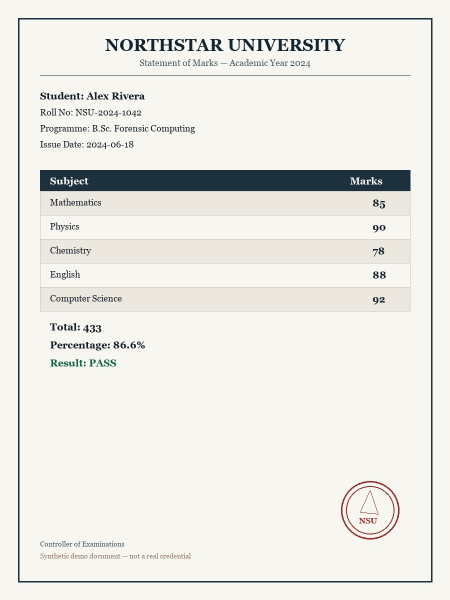
#> input picture samples/genuine_marksheet.jpg, 900 x 1200 px (shown at 1/2 size)
$ python -i ela.py   (imports and definitions only)   (older library calls are emulated)
#> lines starting #> are read from the running program, lines starting #| are printed output that depends on the picture; after the words box and inside, x2 and y2 are one past the last pixel; in counts of white or black regions, pixels touching at a corner belong together
### src/certificate_doctor/heatmap.py
from __future__ import annotations

from pathlib import Path

import cv2
import numpy as np

from certificate_doctor.models import Region


def ela_maps(bgr: np.ndarray, quality: int = 90, scale: float = 15.0) -> tuple[np.ndarray, np.ndarray]:
    """Return (gray_diff amplified uint8, color heatmap BGR)."""
    ok, enc = cv2.imencode(".jpg", bgr, [int(cv2.IMWRITE_JPEG_QUALITY), int(quality)])
    if not ok:
        raise RuntimeError("ELA encode failed")
    recompressed = cv2.imdecode(enc, cv2.IMREAD_COLOR)
    if recompressed is None:
        raise RuntimeError("ELA decode failed")
    if recompressed.shape[:2] != bgr.shape[:2]:
        recompressed = cv2.resize(recompressed, (bgr.shape[1], bgr.shape[0]))

    diff = cv2.absdiff(bgr, recompressed).astype(np.float32)
    gray = cv2.cvtColor(diff, cv2.COLOR_BGR2GRAY)
    amp = np.clip(gray * scale, 0, 255).astype(np.uint8)
    heat = cv2.applyColorMap(amp, cv2.COLORMAP_INFERNO)
    return amp, heat


# [61 lines left out: functions overlay_heatmap, draw_regions, save_artifacts, not called in this run]

### src/certificate_doctor/checks/ela.py
from __future__ import annotations

import cv2
import numpy as np

from certificate_doctor.heatmap import ela_maps
from certificate_doctor.models import WEIGHTS, CheckResult, Issue, Region


def check_ela(bgr: np.ndarray, *, quality: int = 90) -> tuple[CheckResult, np.ndarray, np.ndarray]:
    """Error Level Analysis — edited regions light up after re-save/compare."""
    weight = WEIGHTS["ela"]
    gray, heat = ela_maps(bgr, quality=quality, scale=18.0)
    gray_lo, _ = ela_maps(bgr, quality=75, scale=18.0)

    blur = cv2.GaussianBlur(gray, (5, 5), 0).astype(np.float32)
    blur_lo = cv2.GaussianBlur(gray_lo, (5, 5), 0).astype(np.float32)

    src_gray = cv2.cvtColor(bgr, cv2.COLOR_BGR2GRAY)
    sobelx = cv2.Sobel(src_gray, cv2.CV_32F, 1, 0, ksize=3)
    sobely = cv2.Sobel(src_gray, cv2.CV_32F, 0, 1, ksize=3)
    edge_mag = cv2.magnitude(sobelx, sobely)
    edge_n = np.clip(edge_mag / (float(np.percentile(edge_mag, 99)) + 1e-6), 0, 1)

    anom = cv2.GaussianBlur(blur * (1.0 - 0.85 * edge_n), (5, 5), 0)
    anom_lo = cv2.GaussianBlur(blur_lo * (1.0 - 0.75 * edge_n), (5, 5), 0)
    diff = np.clip(anom_lo - anom * 1.1, 0, 255)

    mean_v = float(np.mean(anom))
    p90 = float(np.percentile(anom, 90))
    p95 = float(np.percentile(anom, 95))
    p99 = float(np.percentile(anom, 99))
    p999 = float(np.percentile(anom, 99.9))
    tail = p99 - p90

    def _regions_from(map_img: np.ndarray, threshold: float) -> tuple[list[Region], float]:
        mask = (map_img >= threshold).astype(np.uint8) * 255
        kernel = cv2.getStructuringElement(cv2.MORPH_ELLIPSE, (5, 5))
        mask = cv2.morphologyEx(mask, cv2.MORPH_OPEN, kernel)
        mask = cv2.morphologyEx(mask, cv2.MORPH_CLOSE, kernel)
        contours, _ = cv2.findContours(mask, cv2.RETR_EXTERNAL, cv2.CHAIN_APPROX_SIMPLE)
        regs: list[Region] = []
        area_sum = 0
        area_total = bgr.shape[0] * bgr.shape[1]
        for cnt in contours:
            x, y, w, h = cv2.boundingRect(cnt)
            area = w * h
            if area < max(280, area_total * 0.0008) or area > area_total * 0.22:
                continue
            strength = float(np.mean(map_img[y : y + h, x : x + w]))
            if strength < threshold:
                continue
            area_sum += area
            regs.append(Region(x=x, y=y, w=w, h=h, label=f"ELA {strength:.0f}", score=strength))
        regs = sorted(regs, key=lambda r: -r.score)[:8]
        return regs, area_sum / max(1, area_total)

    thr = max(p95 + 8.0, mean_v + 4.0 * float(np.std(anom)), 32.0)
    thr_diff = max(
        float(np.percentile(diff, 98)),
        float(np.mean(diff)) + 5.0 * float(np.std(diff)),
        20.0,
    )

    regions, hotspot_frac = _regions_from(anom, thr)
    regions_d, frac_d = _regions_from(diff, thr_diff)
    used_diff = False
    if frac_d >= hotspot_frac and frac_d > 0.0015:
        regions, hotspot_frac = regions_d, frac_d
        used_diff = True

    score = 100.0
    issues: list[Issue] = []

    if hotspot_frac > 0.002 and regions:
        drop = min(80, 28 + hotspot_frac * 1700 + len(regions) * 6)
        score -= drop
        issues.append(
            Issue(
                check="ela",
                severity="high" if hotspot_frac > 0.008 or len(regions) >= 2 else "medium",
                title="Localized ELA anomalies",
                detail=(
                    f"Found {len(regions)} suspicious region(s) covering "
                    f"{hotspot_frac * 100:.2f}% of the page after JPEG re-encode"
                    f"{' (multi-quality differential)' if used_diff else ''}."
                ),
                evidence=f"regions={len(regions)}, frac={hotspot_frac:.4f}, tail={tail:.1f}",
                impact=drop * weight / 100,
            )
        )
    elif tail > 50:
        drop = min(30, (tail - 50) * 1.3)
        score -= drop
        issues.append(
            Issue(
                check="ela",
                severity="medium",
                title="ELA residual long-tail",
                detail=(
                    f"Residual tail (p99−p90={tail:.0f}) is elevated — "
                    "possible local re-encoding. Heavy compression can also cause this."
                ),
                evidence=f"tail={tail:.1f}, p99={p99:.1f}, p90={p90:.1f}",
                impact=drop * weight / 100,
            )
        )

    score = float(np.clip(score, 0, 100))
    if score >= 85:
        summary = "ELA residuals look consistent with a single compression pass."
    elif score >= 55:
        summary = "Some ELA hotspots — review highlighted regions."
    else:
        summary = "Strong ELA anomalies — likely local re-encoding / edit."

    result = CheckResult(
        name="ela",
        weight=weight,
        score=score,
        weighted_score=score * weight / 100,
        summary=summary,
        issues=issues,
        regions=regions,
        meta={
            "mean": round(mean_v, 2),
            "p90": round(p90, 2),
            "p95": round(p95, 2),
            "p99": round(p99, 2),
            "p999": round(p999, 2),
            "tail": round(tail, 2),
            "hotspot_frac": round(hotspot_frac, 5),
            "used_diff": used_diff,
            "quality": quality,
        },
    )
    return result, gray, heat

>>> import cv2
>>> picture = cv2.imread('../../../samples/genuine_marksheet.jpg')
#> picture is the input picture: shape (1200, 900, 3); mean B, G, R 228.8, 233.4, 233.8
>>> result = check_ela(picture)
#> call 2 of ela_maps, with quality = 75, scale = 18
#> in ela_maps (call 2), `heat = cv2.applyColorMap(amp, cv2.COLORMAP_INFERNO)`:
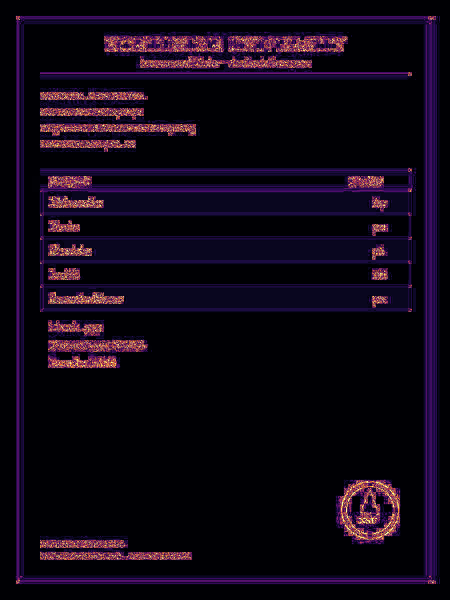
#> heat: shape (1200, 900, 3) (shown at 1/2 size); mean B, G, R 21.5, 7.1, 16.1
#> in check_ela, `sobely = cv2.Sobel(src_gray, cv2.CV_32F, 0, 1, ksize=3)`:
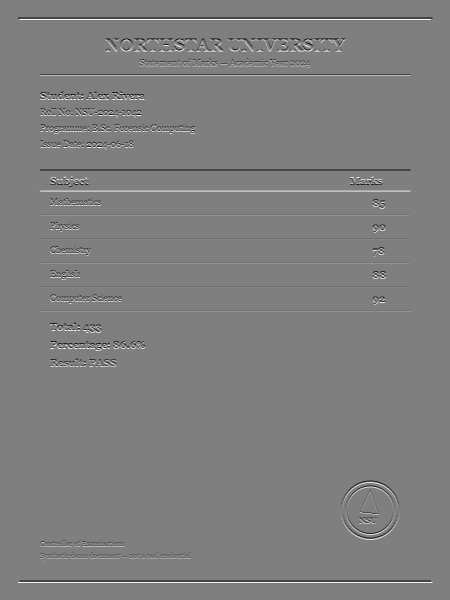
#> sobely: shape (1200, 900) float32 (shown at 1/2 size); min -884, max 887, mean 0; drawn with min black and max white
#> in check_ela, `edge_mag = cv2.magnitude(sobelx, sobely)`:
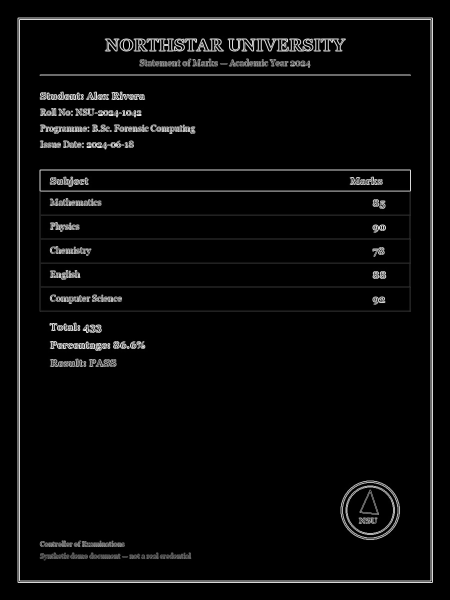
#> edge_mag: shape (1200, 900) float32 (shown at 1/2 size); min 0, max 951.2, mean 36.9; drawn with min black and max white
#> in check_ela, `diff = np.clip(anom_lo - anom * 1.1, 0, 255)`:
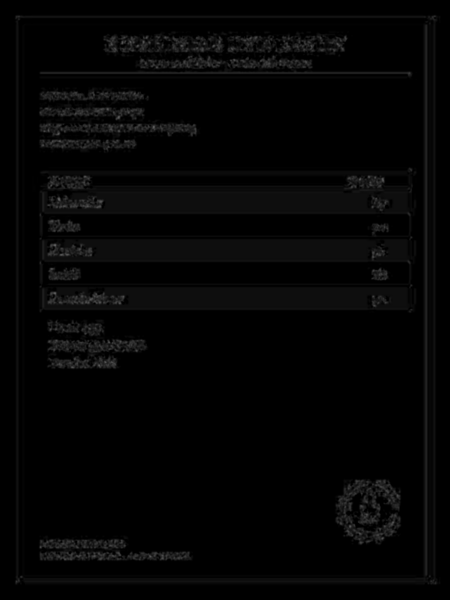
#> diff: shape (1200, 900) float32 (shown at 1/2 size); min 0, max 105.3, mean 4.7
#> in check_ela, `mean_v = float(np.mean(anom))`: mean_v = 6.2
#> in check_ela, `p90 = float(np.percentile(anom, 90))`: p90 = 21.44
#> in check_ela, `p95 = float(np.percentile(anom, 95))`: p95 = 35.17
#> in check_ela, `p99 = float(np.percentile(anom, 99))`: p99 = 60.12
#> in check_ela, `p999 = float(np.percentile(anom, 99.9))`: p999 = 78.07
#> in check_ela, `tail = p99 - p90`: tail = 38.68
#> in check_ela, `thr = max(p95 + 8.0, mean_v + 4.0 * float(np.std(anom)), 32.0)`: thr = 57.61
#> in check_ela, `thr_diff = max( float(np.percentile(diff, 98)), float(np.mean(diff)) +..`: thr_diff = 53.88
#> in _regions_from, `mask = (map_img >= threshold).astype(np.uint8) * 255`:
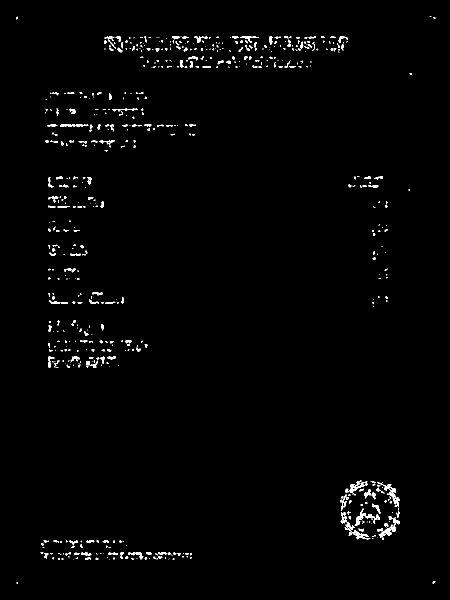
#> mask: shape (1200, 900) (shown at 1/2 size); 1.3% white; 623 white regions (427 under 20 px), largest, box (x1, y1, x2, y2) and area: (681, 1024, 741, 1079) 520, (757, 1033, 799, 1075) 482, (754, 965, 799, 1013) 421
#> in _regions_from, `mask = cv2.morphologyEx(mask, cv2.MORPH_OPEN, kernel)`:
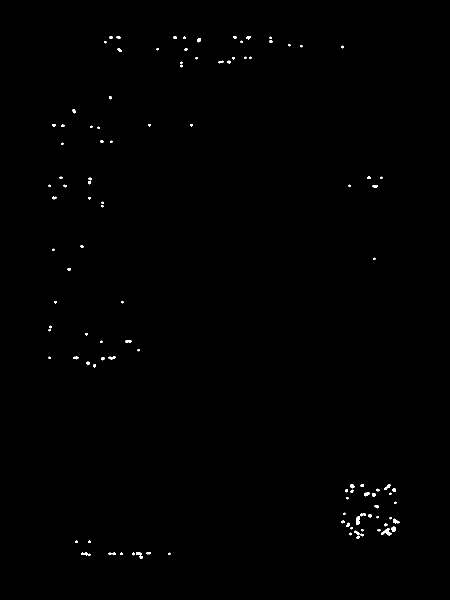
#> mask: shape (1200, 900) (shown at 1/2 size); 0.31% white; 109 white regions (35 under 20 px), largest, box (x1, y1, x2, y2) and area: (762, 1056, 783, 1071) 144, (712, 1032, 720, 1050) 112, (272, 1104, 286, 1118) 86
#> in _regions_from, `mask = cv2.morphologyEx(mask, cv2.MORPH_CLOSE, kernel)`: mask: shape (1200, 900); 0.32% white; 98 white regions (31 under 20 px)
#> in _regions_from, `contours, _ = cv2.findContours(mask, cv2.RETR_EXTERNAL, cv2.CHAIN_APPR..`: contours = 98 contours, 55 with area under 20; largest, box (x1, y1, x2, y2) and area: (762, 1053, 792, 1071) 196, (712, 1026, 732, 1050) 139, (264, 1104, 286, 1118) 96, (708, 1061, 728, 1078) 92, (779, 1034, 799, 1047) 74
#> the loop in _regions_from, `for cnt in contours:` made 98 passes
#> (x, y, w, h, area) on passes 1 to 12: (336, 1105, 5, 5, 25), (240, 1105, 6, 5, 30), (217, 1105, 15, 5, 75), (162, 1105, 19, 7, 133), (293, 1104, 9, 5, 45), (264, 1104, 22, 14, 308), (176, 1081, 6, 5, 30), (150, 1081, 6, 5, 30), (698, 1065, 5, 6, 30), (708, 1061, 20, 17, 340), (755, 1058, 6, 5, 30), (722, 1058, 5, 5, 25)
#> after the loop in _regions_from, `for cnt in contours:`: area_sum = 0; regs = []
#> in check_ela, `regions, hotspot_frac = _regions_from(anom, thr)`: hotspot_frac = 0
#> call 2 of _regions_from, with threshold = 53.88
#> in _regions_from (call 2), `mask = (map_img >= threshold).astype(np.uint8) * 255`: mask: shape (1200, 900); 0.44% white in thin lines or dots, all inside (x1, y1, x2, y2) = (80, 73, 820, 1120)
#> in _regions_from (call 2), `mask = cv2.morphologyEx(mask, cv2.MORPH_OPEN, kernel)`:
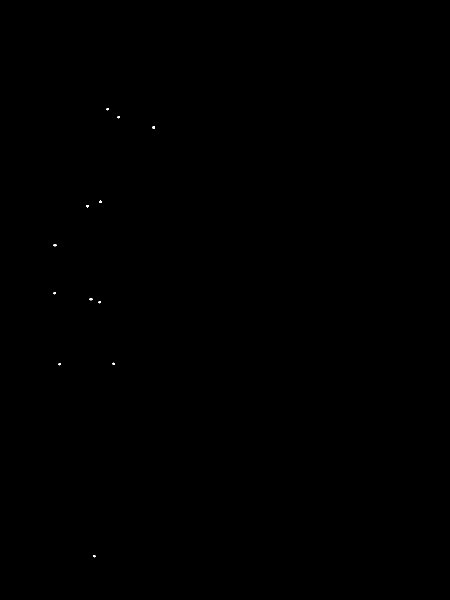
#> mask: shape (1200, 900) (shown at 1/2 size); 0.02% white; 12 white regions (7 under 20 px), largest, box (x1, y1, x2, y2) and area: (305, 252, 310, 258) 22, (198, 401, 204, 406) 22, (172, 410, 178, 415) 22, (107, 488, 113, 493) 22, (179, 596, 185, 601) 22
#> in _regions_from (call 2), `contours, _ = cv2.findContours(mask, cv2.RETR_EXTERNAL, cv2.CHAIN_APPR..`: contours = 12 contours, all with area under 20
#> the loop in _regions_from (call 2), `for cnt in contours:` made 12 passes
#> (x, y, w, h, area) on passes 1 to 12: (186, 1110, 5, 5, 25), (117, 726, 5, 5, 25), (225, 725, 5, 5, 25), (197, 602, 5, 5, 25), (179, 596, 6, 5, 30), (107, 584, 5, 5, 25), (107, 488, 6, 5, 30), (172, 410, 6, 5, 30), (198, 401, 6, 5, 30), (305, 252, 5, 6, 30), (235, 232, 5, 5, 25), (213, 216, 5, 5, 25)
#> after the loop in _regions_from (call 2), `for cnt in contours:`: area_sum = 0
#> in check_ela, `regions_d, frac_d = _regions_from(diff, thr_diff)`: regions_d = []; frac_d = 0
